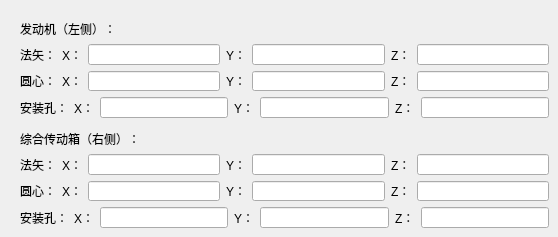
      <widget class="QWidget" name="tab_10">
       <attribute name="title">
        <string>工步2</string>
       </attribute>
       <widget class="QWidget" name="layoutWidget_20">
        <property name="geometry">
         <rect>
          <x>20</x>
          <y>20</y>
          <width>529</width>
          <height>98</height>
         </rect>
        </property>
        <layout class="QVBoxLayout" name="verticalLayout_19">
         <item>
          <widget class="QLabel" name="label_212">
           <property name="text">
            <string>发动机（左侧）：</string>
           </property>
          </widget>
         </item>
         <item>
          <layout class="QHBoxLayout" name="horizontalLayout_52">
           <item>
            <widget class="QLabel" name="label_213">
             <property name="text">
              <string>法矢：</string>
             </property>
            </widget>
           </item>
           <item>
            <widget class="QLabel" name="label_214">
             <property name="text">
              <string>X：</string>
             </property>
            </widget>
           </item>
           <item>
            <widget class="QLineEdit" name="StepTwo_verticalEngine_normal_x_Edit"/>
           </item>
           <item>
            <widget class="QLabel" name="label_215">
             <property name="text">
              <string>Y：</string>
             </property>
            </widget>
           </item>
           <item>
            <widget class="QLineEdit" name="StepTwo_verticalEngine_normal_y_Edit"/>
           </item>
           <item>
            <widget class="QLabel" name="label_216">
             <property name="text">
              <string>Z：</string>
             </property>
            </widget>
           </item>
           <item>
            <widget class="QLineEdit" name="StepTwo_verticalEngine_normal_z_Edit"/>
           </item>
          </layout>
         </item>
         <item>
          <layout class="QHBoxLayout" name="horizontalLayout_53">
           <item>
            <widget class="QLabel" name="label_217">
             <property name="text">
              <string>圆心：</string>
             </property>
            </widget>
           </item>
           <item>
            <widget class="QLabel" name="label_218">
             <property name="text">
              <string>X：</string>
             </property>
            </widget>
           </item>
           <item>
            <widget class="QLineEdit" name="StepTwo_verticalEngine_center_x_Edit"/>
           </item>
           <item>
            <widget class="QLabel" name="label_219">
             <property name="text">
              <string>Y：</string>
             </property>
            </widget>
           </item>
           <item>
            <widget class="QLineEdit" name="StepTwo_verticalEngine_center_y_Edit"/>
           </item>
           <item>
            <widget class="QLabel" name="label_220">
             <property name="text">
              <string>Z：</string>
             </property>
            </widget>
           </item>
           <item>
            <widget class="QLineEdit" name="StepTwo_verticalEngine_center_z_Edit"/>
           </item>
          </layout>
         </item>
         <item>
          <layout class="QHBoxLayout" name="horizontalLayout_54">
           <item>
            <widget class="QLabel" name="label_221">
             <property name="text">
              <string>安装孔：</string>
             </property>
            </widget>
           </item>
           <item>
            <widget class="QLabel" name="label_222">
             <property name="text">
              <string>X：</string>
             </property>
            </widget>
           </item>
           <item>
            <widget class="QLineEdit" name="StepTwo_verticalEngine_holeCenter_x_Edit"/>
           </item>
           <item>
            <widget class="QLabel" name="label_223">
             <property name="text">
              <string>Y：</string>
             </property>
            </widget>
           </item>
           <item>
            <widget class="QLineEdit" name="StepTwo_verticalEngine_holeCenter_y_Edit"/>
           </item>
           <item>
            <widget class="QLabel" name="label_224">
             <property name="text">
              <string>Z：</string>
             </property>
            </widget>
           </item>
           <item>
            <widget class="QLineEdit" name="StepTwo_verticalEngine_holeCenter_z_Edit"/>
           </item>
          </layout>
         </item>
        </layout>
       </widget>
       <widget class="QWidget" name="layoutWidget_21">
        <property name="geometry">
         <rect>
          <x>20</x>
          <y>130</y>
          <width>529</width>
          <height>98</height>
         </rect>
        </property>
        <layout class="QVBoxLayout" name="verticalLayout_20">
         <item>
          <widget class="QLabel" name="label_225">
           <property name="text">
            <string>综合传动箱（右侧）：</string>
           </property>
          </widget>
         </item>
         <item>
          <layout class="QHBoxLayout" name="horizontalLayout_55">
           <item>
            <widget class="QLabel" name="label_226">
             <property name="text">
              <string>法矢：</string>
             </property>
            </widget>
           </item>
           <item>
            <widget class="QLabel" name="label_227">
             <property name="text">
              <string>X：</string>
             </property>
            </widget>
           </item>
           <item>
            <widget class="QLineEdit" name="StepTwo_verticalSyntheticalDriveBox_normal_x_Edit"/>
           </item>
           <item>
            <widget class="QLabel" name="label_228">
             <property name="text">
              <string>Y：</string>
             </property>
            </widget>
           </item>
           <item>
            <widget class="QLineEdit" name="StepTwo_verticalSyntheticalDriveBox_normal_y_Edit"/>
           </item>
           <item>
            <widget class="QLabel" name="label_229">
             <property name="text">
              <string>Z：</string>
             </property>
            </widget>
           </item>
           <item>
            <widget class="QLineEdit" name="StepTwo_verticalSyntheticalDriveBox_normal_z_Edit"/>
           </item>
          </layout>
         </item>
         <item>
          <layout class="QHBoxLayout" name="horizontalLayout_56">
           <item>
            <widget class="QLabel" name="label_230">
             <property name="text">
              <string>圆心：</string>
             </property>
            </widget>
           </item>
           <item>
            <widget class="QLabel" name="label_231">
             <property name="text">
              <string>X：</string>
             </property>
            </widget>
           </item>
           <item>
            <widget class="QLineEdit" name="StepTwo_verticalSyntheticalDriveBox_center_x_Edit"/>
           </item>
           <item>
            <widget class="QLabel" name="label_232">
             <property name="text">
              <string>Y：</string>
             </property>
            </widget>
           </item>
           <item>
            <widget class="QLineEdit" name="StepTwo_verticalSyntheticalDriveBox_center_y_Edit"/>
           </item>
           <item>
            <widget class="QLabel" name="label_233">
             <property name="text">
              <string>Z：</string>
             </property>
            </widget>
           </item>
           <item>
            <widget class="QLineEdit" name="StepTwo_verticalSyntheticalDriveBox_center_z_Edit"/>
           </item>
          </layout>
         </item>
         <item>
          <layout class="QHBoxLayout" name="horizontalLayout_57">
           <item>
            <widget class="QLabel" name="label_234">
             <property name="text">
              <string>安装孔：</string>
             </property>
            </widget>
           </item>
           <item>
            <widget class="QLabel" name="label_235">
             <property name="text">
              <string>X：</string>
             </property>
            </widget>
           </item>
           <item>
            <widget class="QLineEdit" name="StepTwo_verticalSyntheticalDriveBox_holeCenter_x_Edit"/>
           </item>
           <item>
            <widget class="QLabel" name="label_236">
             <property name="text">
              <string>Y：</string>
             </property>
            </widget>
           </item>
           <item>
            <widget class="QLineEdit" name="StepTwo_verticalSyntheticalDriveBox_holeCenter_y_Edit"/>
           </item>
           <item>
            <widget class="QLabel" name="label_237">
             <property name="text">
              <string>Z：</string>
             </property>
            </widget>
           </item>
           <item>
            <widget class="QLineEdit" name="StepTwo_verticalSyntheticalDriveBox_holeCenter_z_Edit"/>
           </item>
          </layout>
         </item>
        </layout>
       </widget>
      </widget>
